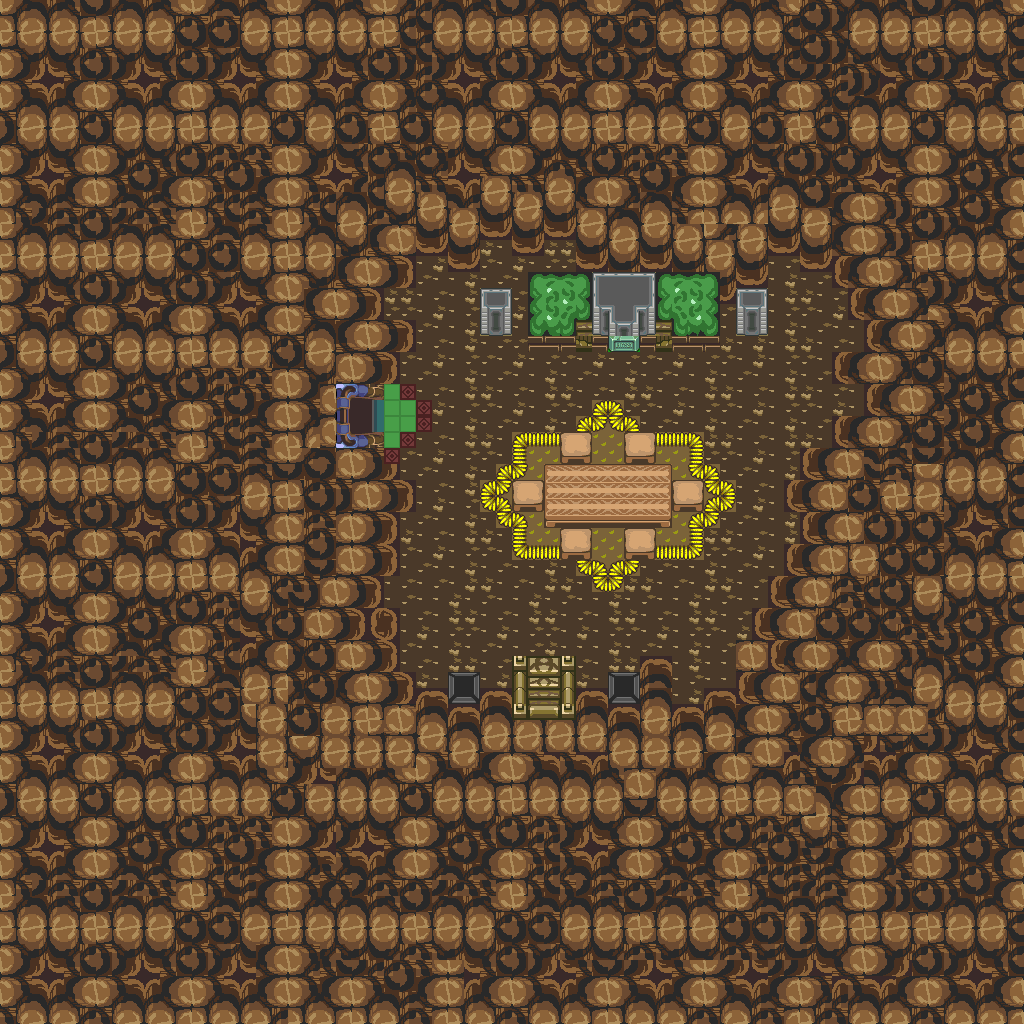

The image is a tile-based game level rendered from a .tmx file. Its description and source (layers, tilesets, objects; grid data summarised) follow:
An orthogonal 64x64 tile map with 16x16 px tiles, 1 tile layer (base), 1 hidden layer not drawn and 35 objects.

<map version="1.10" tiledversion="1.12.1" orientation="orthogonal" renderorder="right-down" width="64" height="64" tilewidth="16" tileheight="16" infinite="0" nextlayerid="3" nextobjectid="36">
 <tileset firstgid="1" source="../classiciphone_pics4.tsx" />
 <layer id="1" name="base" width="64" height="64">
  <data>[4096 cells, 4096 non-empty, 115 distinct tile ids]</data>
 </layer>
 <layer id="2" name="collision" width="64" height="64" visible="0">
  <properties><property name="collision" value="true" /></properties>
  <data>[4096 cells, 3522 non-empty, 1 distinct tile ids]</data>
 </layer>
 <objectgroup id="3" name="npcs">
  <object id="1" x="544.0" y="464.0" width="16" height="16">
   <properties>
    <property name="gani" value="stonetable3.png" />
    <property name="script" type="string">-- Auto-converted from GraalScript
-- // NPC made by Mighty
-- [CLIENT-SIDE — server no-op]
-- if (created) {
-- drawunderplayer;
-- dontblock;
-- }</property>
   </properties>
  </object>
  <object id="2" x="672.0" y="480.0" width="16" height="16">
   <properties>
    <property name="gani" value="stonechair.png" />
    <property name="script" type="string">-- Auto-converted from GraalScript
-- // NPC made by Mighty
-- [CLIENT-SIDE — server no-op]
-- if (created) {
-- drawunderplayer;
-- dontblock;
-- }</property>
   </properties>
  </object>
  <object id="3" x="624.0" y="432.0" width="16" height="16">
   <properties>
    <property name="gani" value="stonechair.png" />
    <property name="script" type="string">-- Auto-converted from GraalScript
-- // NPC made by Mighty
-- [CLIENT-SIDE — server no-op]
-- if (created) {
-- drawunderplayer;
-- dontblock;
-- }</property>
   </properties>
  </object>
  <object id="4" x="560.0" y="432.0" width="16" height="16">
   <properties>
    <property name="gani" value="stonechair.png" />
    <property name="script" type="string">-- Auto-converted from GraalScript
-- // NPC made by Mighty
-- [CLIENT-SIDE — server no-op]
-- if (created) {
-- drawunderplayer;
-- dontblock;
-- }</property>
   </properties>
  </object>
  <object id="5" x="512.0" y="480.0" width="16" height="16">
   <properties>
    <property name="gani" value="stonechair.png" />
    <property name="script" type="string">-- Auto-converted from GraalScript
-- // NPC made by Mighty
-- [CLIENT-SIDE — server no-op]
-- if (created) {
-- drawunderplayer;
-- dontblock;
-- }</property>
   </properties>
  </object>
  <object id="6" x="560.0" y="528.0" width="16" height="16">
   <properties>
    <property name="gani" value="stonechair.png" />
    <property name="script" type="string">-- Auto-converted from GraalScript
-- // NPC made by Mighty
-- [CLIENT-SIDE — server no-op]
-- if (created) {
-- drawunderplayer;
-- dontblock;
-- }</property>
   </properties>
  </object>
  <object id="7" x="624.0" y="528.0" width="16" height="16">
   <properties>
    <property name="gani" value="stonechair.png" />
    <property name="script" type="string">-- Auto-converted from GraalScript
-- // NPC made by Mighty
-- [CLIENT-SIDE — server no-op]
-- if (created) {
-- drawunderplayer;
-- dontblock;
-- }</property>
   </properties>
  </object>
  <object id="8" x="736.0" y="240.0" width="16" height="16">
   <properties>
    <property name="gani" value="kcavelamp.mng" />
    <property name="script" type="string">-- Auto-converted from GraalScript
-- // NPC made by Mighty
-- [CLIENT-SIDE — server no-op]
-- if (created) {
-- setimgpart kcavelamp.mng,32,0,32,62;
-- drawunderplayer;
-- dontblock;
-- }</property>
   </properties>
  </object>
  <object id="9" x="480.0" y="240.0" width="16" height="16">
   <properties>
    <property name="gani" value="kcavelamp.mng" />
    <property name="script" type="string">-- Auto-converted from GraalScript
-- // NPC made by Mighty
-- [CLIENT-SIDE — server no-op]
-- if (created) {
-- setimgpart kcavelamp.mng,32,0,32,62;
-- drawunderplayer;
-- dontblock;
-- }</property>
   </properties>
  </object>
  <object id="10" x="432.0" y="208.0" width="16" height="16">
   <properties>
    <property name="gani" value="light2.png" />
    <property name="script" type="string">-- Auto-converted from GraalScript
-- // NPC made by Mighty
-- if (created) {
self.dontblock = true
-- drawunderplayer;
-- changeimgzoom 1,3;
end
-- [CLIENT-SIDE — server no-op]
-- if (playerenters) {
-- setcoloreffect 1,1,0.35,0.6;
-- drawaslight;
-- }</property>
   </properties>
  </object>
  <object id="11" x="688.0" y="208.0" width="16" height="16">
   <properties>
    <property name="gani" value="light2.png" />
    <property name="script" type="string">-- Auto-converted from GraalScript
-- // NPC made by Mighty
-- if (created) {
self.dontblock = true
-- drawunderplayer;
-- changeimgzoom 1,3;
end
-- [CLIENT-SIDE — server no-op]
-- if (playerenters) {
-- setcoloreffect 1,1,0.35,0.6;
-- drawaslight;
-- }</property>
   </properties>
  </object>
  <object id="12" x="592.0" y="480.0" width="16" height="16">
   <properties>
    <property name="gani" value="pottedplant.png" />
    <property name="script" type="string">-- Auto-converted from GraalScript
-- // NPC made by Mighty</property>
   </properties>
  </object>
  <object id="13" x="560.0" y="464.0" width="16" height="16">
   <properties>
    <property name="gani" value="bottle.png" />
    <property name="script" type="string">-- Auto-converted from GraalScript
-- // NPC made by Mighty</property>
   </properties>
  </object>
  <object id="14" x="560.0" y="480.0" width="16" height="16">
   <properties>
    <property name="gani" value="bottle.png" />
    <property name="script" type="string">-- Auto-converted from GraalScript
-- // NPC made by Mighty
-- if (created) {
-- x+=0.5;
end</property>
   </properties>
  </object>
  <object id="15" x="624.0" y="320.0" width="16" height="16">
   <properties>
    <property name="gani" value="halloweenc-fog.png" />
    <property name="script" type="string">-- Auto-converted from GraalScript
-- // NPC made by Mighty
-- if (created) {
-- setimg halloweenc-fog.png;
self.dontblock = true
end
-- [CLIENT-SIDE — server no-op]
-- if (playerenters) {
-- setcoloreffect 1,1,1,0.33;
-- setzoomeffect 2;
-- drawaslight;
-- }</property>
   </properties>
  </object>
  <object id="16" x="320.0" y="448.0" width="16" height="16">
   <properties>
    <property name="gani" value="halloweenc-fog.png" />
    <property name="script" type="string">-- Auto-converted from GraalScript
-- // NPC made by Mighty
-- if (created) {
-- setimg halloweenc-fog.png;
self.dontblock = true
end
-- [CLIENT-SIDE — server no-op]
-- if (created) {
-- drawaslight;
-- dontblock;
-- setcoloreffect 1,1,1,0.4;
-- }</property>
   </properties>
  </object>
  <object id="17" x="336.0" y="416.0" width="16" height="16">
   <properties>
    <property name="gani" value="halloweenc-fog2.png" />
    <property name="script" type="string">-- Auto-converted from GraalScript
-- // NPC made by Mighty
-- if (created) {
-- setimg halloweenc-fog2.png;
self.dontblock = true
end
-- [CLIENT-SIDE — server no-op]
-- if (created) {
-- drawaslight;
-- dontblock;
-- setcoloreffect 1,1,1,0.4;
-- }</property>
   </properties>
  </object>
  </objectgroup>
</map>
<!-- 18 of 35 objects omitted -->
